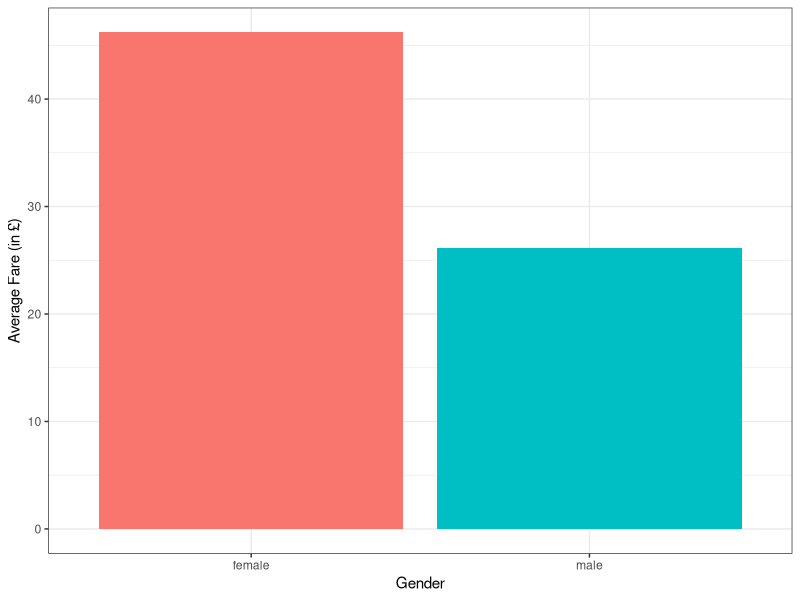
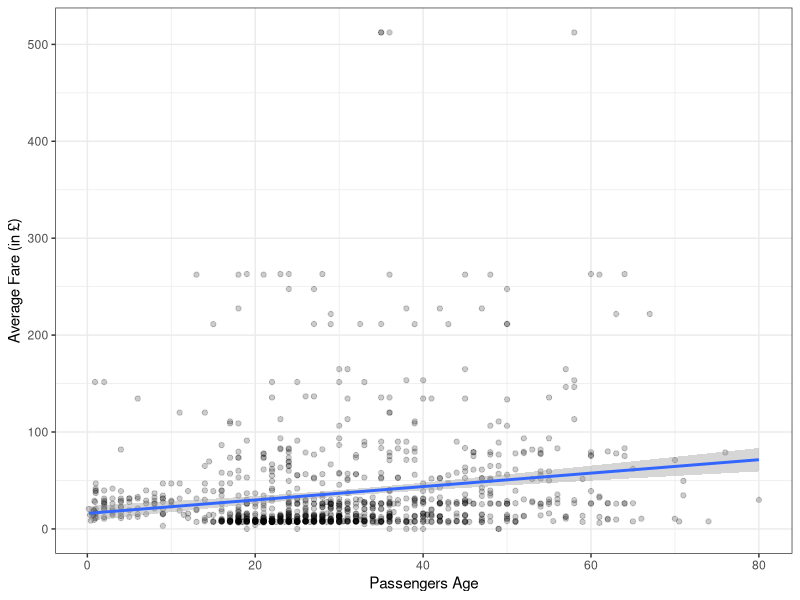

Here is the R script that generated these plots, in order:
## ---- chunk 1
# libraries --------------------------------------------------------------------
library(tidyverse)
library(kableExtra)

# options ----------------------------------------------------------------------
knitr::opts_chunk$set(
 echo = FALSE,
 message = FALSE,
 warning = FALSE,
 error = FALSE
 )

# data -------------------------------------------------------------------------
titanic <- read.csv(here::here("data/titanic.csv"))
## ---- chunk 2
titanic %>% # Average, SD of age with the amount of values and missing values
  summarise(
    n = n(),
    missing = sum(is.na(Age)),
    m_age = mean(Age, na.rm = TRUE),
    sd_age = sd(Age, na.rm = TRUE)
  ) %>% 
  kbl(booktabs = TRUE)
## ---- chunk 3
titanic %>% # Amount of passengers according gender
  group_by(Sex) %>% 
  summarise(n = n()) %>% 
  kbl(booktabs = TRUE)
## ---- chunk 4
DiagrammeR::grViz("
  digraph {
    graph [rankdir = LR]
    
    Age -> Fare
    Gender -> Fare
  }", height = 300)
## ---- chunk 5
titanic %>%
  group_by(Sex) %>% 
  summarise(m_fare = mean(Fare, na.rm = TRUE)
  ) %>% 
  ggplot(aes(Sex, m_fare, fill = Sex)) +
  geom_col() +
  labs(
    x = "Gender",
    y = "Average Fare (in £)"
  ) +
  guides(fill = FALSE) +
  theme_bw()
## ---- chunk 6
titanic %>%
  ggplot(aes(Age, Fare)) +
  geom_point(alpha = 0.2) +
  geom_smooth(method = "lm") +
  labs(
    x = "Passengers Age",
    y = "Average Fare (in £)"
  ) +
  theme_bw()
## ---- chunk 7
lm(Fare ~ Sex + Age, titanic)
